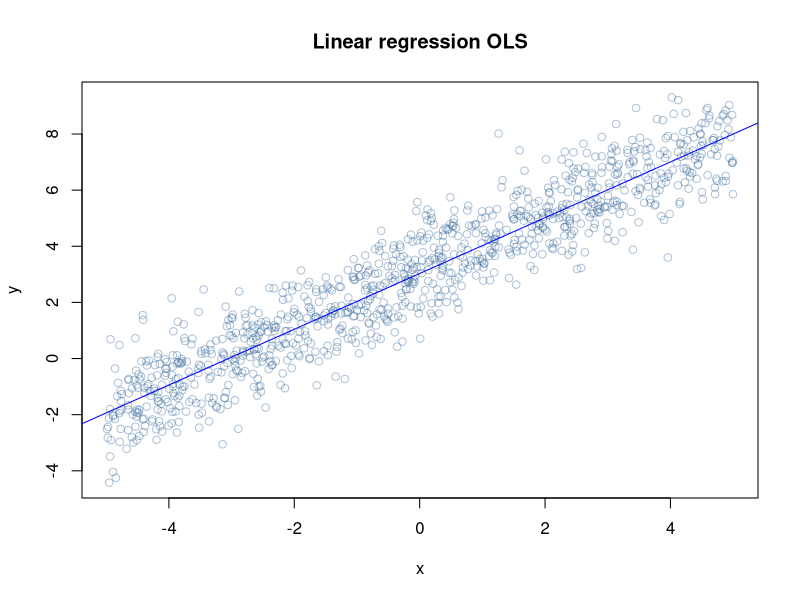
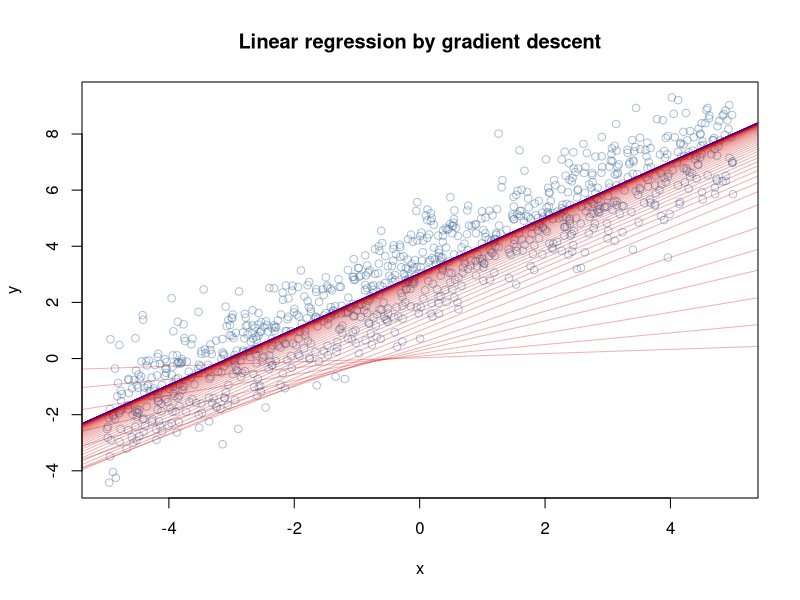
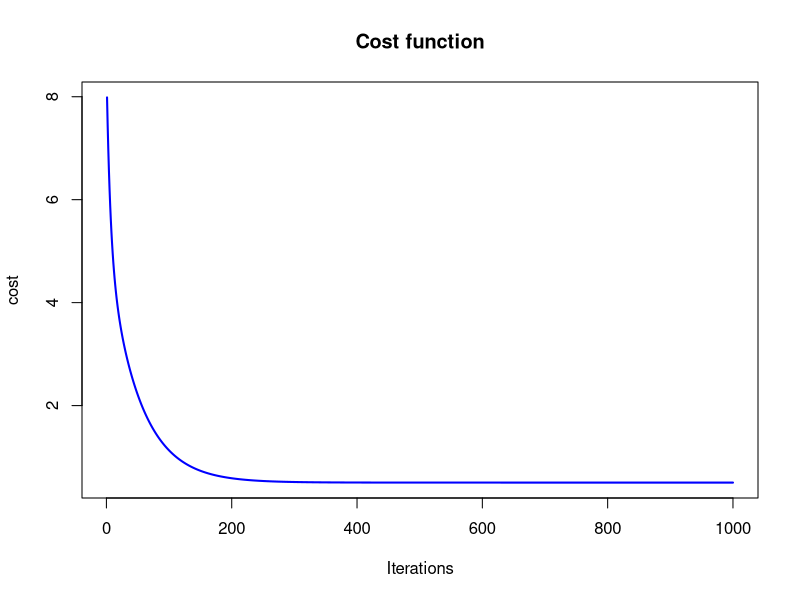

Write R code to recreate these figures, in order.
## ---- chunk 1
# generate random data in which y is a noisy function of x
x <- runif(1000, -5, 5)
y <- x + rnorm(1000) + 3

# fit a linear model
res <- lm( y ~ x )
print(res)
## ---- chunk 2
# plot the data and the model
plot(x,y, col=rgb(0.2,0.4,0.6,0.4), main='Linear regression OLS')
abline(res, col='blue')
## ---- chunk 3
# squared error cost function
cost <- function(X, y, theta) {
  sum( (X %*% theta - y)^2 ) / (2*length(y))
}

# learning rate and iteration limit
alpha <- 0.01
num_iters <- 1000

# keep history
cost_history <- double(num_iters)
theta_history <- list(num_iters)

# initialize coefficients
theta <- matrix(c(0,0), nrow=2)

# add a column of 1's for the intercept coefficient
X <- cbind(1, matrix(x))

# gradient descent
for (i in 1:num_iters) {
  error <- (X %*% theta - y)
  delta <- t(X) %*% error / length(y)
  theta <- theta - alpha * delta
  cost_history[i] <- cost(X, y, theta)
  theta_history[[i]] <- theta
}

print(theta)
## ---- chunk 4
# plot data and converging fit
plot(x,y, col=rgb(0.2,0.4,0.6,0.4), main='Linear regression by gradient descent')
for (i in c(1,3,6,10,14,seq(20,num_iters,by=10))) {
  abline(coef=theta_history[[i]], col=rgb(0.8,0,0,0.3))
}
abline(coef=theta, col='blue')
## ---- chunk 5
plot(cost_history, type='line', col='blue', lwd=2, main='Cost function', ylab='cost', xlab='Iterations')
